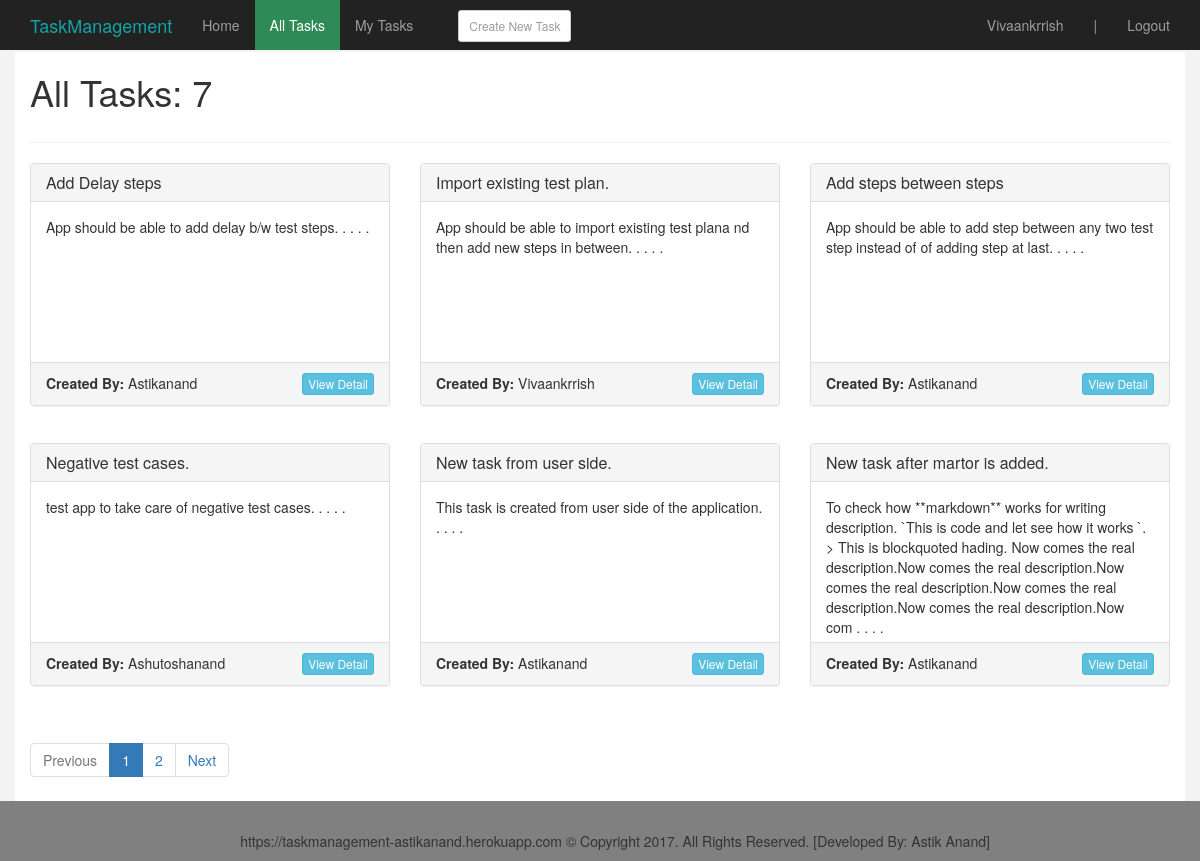
/task/all-tasks/ (signed in), run on the app's committed database.
### task/models.py (models this page shows)
class Task(models.Model):
    name = models.CharField(max_length=100)
    description = models.TextField()
    user = models.ForeignKey(User, on_delete=models.CASCADE, default=1)
    dateCreated = models.DateTimeField('date created', auto_now_add=True)
    dateUpdated = models.DateTimeField('date updated', auto_now=True)

### task/views.py (the view)
class TaskIndexView(ListView):
    model = Task
    context_object_name = 'questions'
    template_name = 'task/tasks.html'
    def get_context_data(self, *args, **kwargs):
        context = super(TaskIndexView, self).get_context_data(*args, **kwargs)
        task_list = Task.objects.all()
        paginator = Paginator(task_list, 6)
        page = self.request.GET.get('page')
        try:
            tasks = paginator.page(page)
        except PageNotAnInteger:
            tasks = paginator.page(1)
        except EmptyPage:
            tasks = paginator.page(paginator.num_pages)
        context['allTaskTabActive'] = True
        context['tasks'] = tasks
        context['total'] = task_list.count()
        return context

### task/templates/task/tasks.html (shortened to what this page needs)
{% extends 'main/base.html' %}
{% load humanize %}
{% block content %}
<h1 style="margin-bottom:30px;">{% if myTaskTabActive %} My {% else %} All {% endif %} Tasks: {{total}}</h1><hr>
<div class="row">
    {% if tasks %}
        {% for task in tasks %}
            <div class="col-md-4" style="height:280px">
                <div class="panel panel-default">
                    <div class="panel-heading">
                        <h3 class="panel-title">{{task.name}}</h3>
                    </div>
                    <div class="panel-body" style="height:160px">
                        {{task.description | slice:":300" }} . . . .
                    </div>
                    <div class="panel-footer">
                        <div class="row">
                            <div class="col-md-8">
                                <b>Created By: </b>{{task.user.username | capfirst}}
                            </div>
                            <div class="col-md-4">
                                <a href="{% url 'taskDetail' task.id %}" class="btn btn-xs btn-info pull-right">View Detail</a>
                            </div>
                        </div>
                    </div>
                </div>
            </div>
        {% endfor %}
    {% else %}
        <h3 style="margin-left:15px">No tasks available for now.</h3>
    {% endif %}
</div>
<div class="row">
    <div class="col-md-9">
        {% if tasks.has_other_pages %}
            <ul class="pagination">
                {% if tasks.has_previous %}
                    <li><a href="?page={{ tasks.previous_page_number }}"><i class="fa fa-chevron-left"></i> Previous</a></li>
                {% else %}
                    <li class="disabled"><span> Previous</span></li>
                {% endif %}
                {% for i in tasks.paginator.page_range %}
                    {% if tasks.number == i %}
                        <li class="active"><span>{{ i }} <span class="sr-only">(current)</span></span></li>
                    {% else %}
                        <li><a href="?page={{ i }}">{{ i }}</a></li>
                    {% endif %}
                {% endfor %}
                {% if tasks.has_next %}
                    <li><a href="?page={{ tasks.next_page_number }}">Next </a></li>
                {% else %}
                    <li class="disabled"><span>Next <i class="fa fa-chevron-right"></i></span></li>
            {% endif %}
            </ul>
        {% endif %}
    </div>
</div>
{% endblock %}

### main/templates/main/base.html (shortened to what this page needs)
<!DOCTYPE html>
{% load staticfiles %}
<html lang="en">
<head>
    <link rel="stylesheet" href="https://maxcdn.bootstrapcdn.com/bootstrap/3.3.7/css/bootstrap.min.css" />
    <link rel="stylesheet" href="{% static 'main/css/custom.css' %}"/>
</head>
<body>
    <nav class="navbar navbar-inverse navbar-fixed-top">
        <div class="container">
            <div class="navbar-header">
                <a class="navbar-brand" href="{% url 'home' %}" style="color:#13a5a6;font:bold">TaskManagement</a>
            </div>
            <div id="navbar" class="navbar-collapse collapse">
                <ul class="nav navbar-nav select-active">
                    <li class="{% if homeTabActive %}active{% endif %}"><a href="{% url 'home' %}">Home</a></li>
                    <li class="{% if allTaskTabActive %}active{% endif %}"><a href="{% url 'allTasks' %}">All Tasks</a></li>
                    <li class="{% if myTaskTabActive %}active{% endif %}"><a href="{% url 'myTasks' %}">My Tasks</a></li>
                    <li><a href="{% url 'newTask' %}" class="btn btn-xs btn-default" style="padding:5px 10px;margin-left:30px;margin-top:10px;">Create New Task</a></li>
                </ul>
                <ul class="nav navbar-nav navbar-right">
                    {% if user.is_authenticated %}
                        <li><a href="#">{{user.username|capfirst}}</a></li>
                        <li><a>|</a></li>
                        <li><a href="{% url 'logout' %}?next=/">Logout</a></li>
                    {% else %}
                        <li><a href="{% url 'login' %}?next={{request.path}}">Login</a></li>
                        <li><a href="{% url 'signup' %}?next={{request.path}}">Signup</a></li>
                    {% endif %}
                </ul>
            </div>
        </div>
    </nav>
    <div class="container page-wrapper">
        {% block content %} {% endblock %}
    </div>
    <div class="footer">
        <div class="container">
            https://taskmanagement-astikanand.herokuapp.com &copy; Copyright 2017.  All Rights Reserved. [Developed By: Astik Anand]
        </div>
    </div>
</body>
</html>

### main/static/main/css/custom.css (style rules this page uses)
body { padding-top: 70px; background: #f3f3f3; }
.page-wrapper { min-height: 680px; background: #fff; margin-top: -18px; }
.navbar-inverse .navbar-nav > .active > a, .navbar-inverse .navbar-nav > .active > a:focus, .navbar-inverse .navbar-nav > .active > a:hover { color: #fff; background-color: seagreen; }
.navbar-fixed-top { border-width: 0; }
.footer { padding: 30px; bottom: 0; height: 20px; background: grey; width: 100%; text-align: center; }

### data on the page
Task: name "Add Delay steps", description "App should be able to add delay b/w test steps.", user.username "Astikanand"
Task: name "Import existing test plan.", description "App should be able to import existing test plana nd then add new steps in between.", user.username "Vivaankrrish"
Task: name "Add steps between steps", description "App should be able to add step between any two test step instead of of adding step at last.", user.username "Astikanand"
Task: name "Negative test cases.", description "test app to take care of negative test cases.", user.username "Ashutoshanand"
Task: name "New task from user side.", description "This task is created from user side of the application.", user.username "Astikanand"
Task: name "New task after martor is added.", description "To check how **markdown** works for writing description. `This is code and let see how it works `. > This is blockquoted hading. Now comes the real description.Now comes the real description.Now comes the real description.Now comes the real description.Now comes the real description.Now com", user.username "Astikanand"

### other printed values
{{ user.username|capfirst }} "Vivaankrrish"
{{ total }} "7"
{{ i }} "1"
{{ i }} "2"
